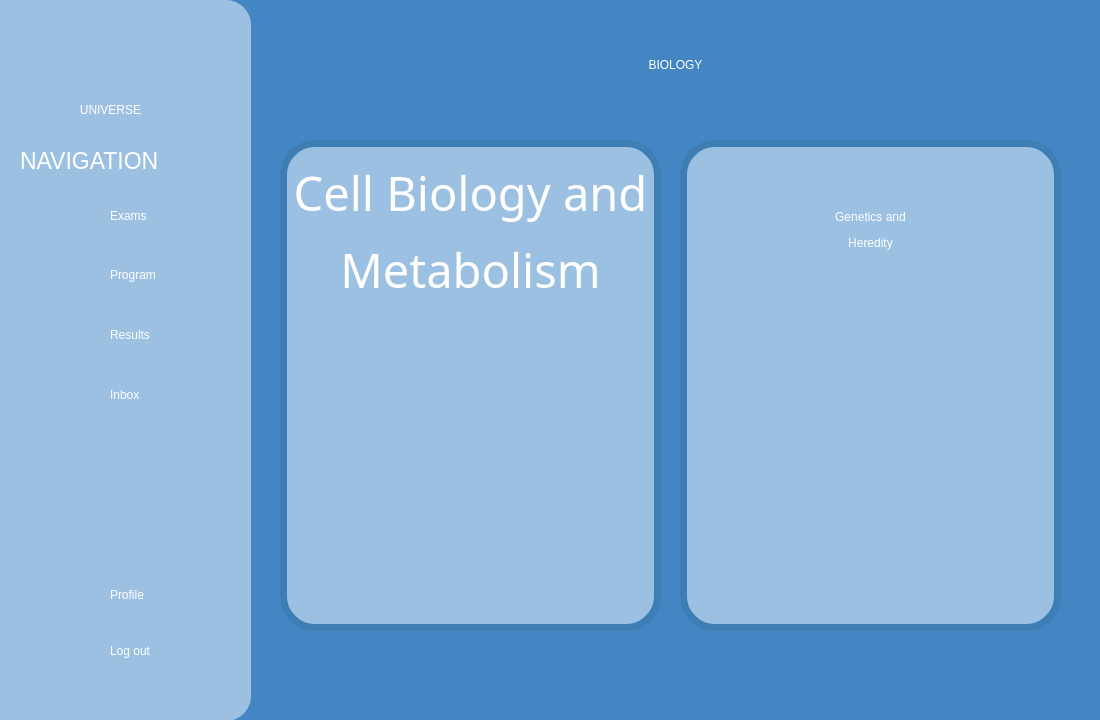
<?xml version="1.0" encoding="UTF-8"?>
<ui version="4.0">
 <class>biology</class>
 <widget class="QWidget" name="biology">
  <property name="geometry">
   <rect>
    <x>0</x>
    <y>0</y>
    <width>1100</width>
    <height>720</height>
   </rect>
  </property>
  <property name="windowTitle">
   <string>Form</string>
  </property>
  <widget class="QFrame" name="frame_2">
   <property name="geometry">
    <rect>
     <x>0</x>
     <y>0</y>
     <width>251</width>
     <height>721</height>
    </rect>
   </property>
   <property name="styleSheet">
    <string notr="true">background-color:rgb(155, 192, 226);
border:0px;
border-top-right-radius: 25px;
border-bottom-right-radius: 25px;</string>
   </property>
   <property name="frameShape">
    <enum>QFrame::Shape::StyledPanel</enum>
   </property>
   <property name="frameShadow">
    <enum>QFrame::Shadow::Raised</enum>
   </property>
   <widget class="QLabel" name="exams_Icon">
    <property name="geometry">
     <rect>
      <x>50</x>
      <y>190</y>
      <width>51</width>
      <height>51</height>
     </rect>
    </property>
    <property name="text">
     <string/>
    </property>
    <property name="pixmap">
     <pixmap>../assets/images/exams_icon.png</pixmap>
    </property>
    <property name="scaledContents">
     <bool>true</bool>
    </property>
   </widget>
   <widget class="QLabel" name="program_Icon">
    <property name="geometry">
     <rect>
      <x>50</x>
      <y>250</y>
      <width>51</width>
      <height>51</height>
     </rect>
    </property>
    <property name="text">
     <string/>
    </property>
    <property name="pixmap">
     <pixmap>../assets/images/program_icon.png</pixmap>
    </property>
    <property name="scaledContents">
     <bool>true</bool>
    </property>
   </widget>
   <widget class="QLabel" name="results_Icon">
    <property name="geometry">
     <rect>
      <x>50</x>
      <y>310</y>
      <width>51</width>
      <height>51</height>
     </rect>
    </property>
    <property name="text">
     <string/>
    </property>
    <property name="pixmap">
     <pixmap>../assets/images/results_icon.png</pixmap>
    </property>
    <property name="scaledContents">
     <bool>true</bool>
    </property>
   </widget>
   <widget class="QLabel" name="inbox_Icon">
    <property name="geometry">
     <rect>
      <x>50</x>
      <y>370</y>
      <width>51</width>
      <height>51</height>
     </rect>
    </property>
    <property name="text">
     <string/>
    </property>
    <property name="pixmap">
     <pixmap>../assets/images/inbox_icon.png</pixmap>
    </property>
    <property name="scaledContents">
     <bool>true</bool>
    </property>
   </widget>
   <widget class="QLabel" name="profile_Icon">
    <property name="geometry">
     <rect>
      <x>50</x>
      <y>570</y>
      <width>51</width>
      <height>51</height>
     </rect>
    </property>
    <property name="text">
     <string/>
    </property>
    <property name="pixmap">
     <pixmap>../assets/images/profile.icon.png</pixmap>
    </property>
    <property name="scaledContents">
     <bool>true</bool>
    </property>
   </widget>
   <widget class="QLabel" name="logout_Icon">
    <property name="geometry">
     <rect>
      <x>53</x>
      <y>630</y>
      <width>51</width>
      <height>51</height>
     </rect>
    </property>
    <property name="text">
     <string/>
    </property>
    <property name="pixmap">
     <pixmap resource="../resources.qrc">:/assets/images/log_out_icon.png</pixmap>
    </property>
    <property name="scaledContents">
     <bool>true</bool>
    </property>
   </widget>
   <widget class="QPushButton" name="logoutButton">
    <property name="geometry">
     <rect>
      <x>110</x>
      <y>620</y>
      <width>101</width>
      <height>61</height>
     </rect>
    </property>
    <property name="styleSheet">
     <string notr="true">font: 15pt &quot;Allerta&quot;;
color:white;
text-align:left;</string>
    </property>
    <property name="text">
     <string>Log out</string>
    </property>
   </widget>
   <widget class="QPushButton" name="examsButton">
    <property name="geometry">
     <rect>
      <x>110</x>
      <y>195</y>
      <width>71</width>
      <height>41</height>
     </rect>
    </property>
    <property name="styleSheet">
     <string notr="true">font: 15pt &quot;Allerta&quot;;
color:white;
text-align:left;</string>
    </property>
    <property name="text">
     <string>Exams</string>
    </property>
   </widget>
   <widget class="QPushButton" name="programButton">
    <property name="geometry">
     <rect>
      <x>110</x>
      <y>260</y>
      <width>111</width>
      <height>29</height>
     </rect>
    </property>
    <property name="whatsThis">
     <string>&lt;html&gt;&lt;head/&gt;&lt;body&gt;&lt;p&gt;sadas&lt;/p&gt;&lt;/body&gt;&lt;/html&gt;</string>
    </property>
    <property name="styleSheet">
     <string notr="true">font: 15pt &quot;Allerta&quot;;
color:white;
text-align:left;</string>
    </property>
    <property name="text">
     <string>Program</string>
    </property>
   </widget>
   <widget class="QPushButton" name="resultsButton">
    <property name="geometry">
     <rect>
      <x>110</x>
      <y>320</y>
      <width>91</width>
      <height>29</height>
     </rect>
    </property>
    <property name="styleSheet">
     <string notr="true">font: 15pt &quot;Allerta&quot;;
color:white;
text-align:left;</string>
    </property>
    <property name="text">
     <string>Results</string>
    </property>
   </widget>
   <widget class="QPushButton" name="inboxButton">
    <property name="geometry">
     <rect>
      <x>110</x>
      <y>380</y>
      <width>71</width>
      <height>29</height>
     </rect>
    </property>
    <property name="styleSheet">
     <string notr="true">font: 15pt &quot;Allerta&quot;;
color:white;
text-align:left;</string>
    </property>
    <property name="text">
     <string>Inbox</string>
    </property>
   </widget>
   <widget class="QPushButton" name="profileButton">
    <property name="geometry">
     <rect>
      <x>110</x>
      <y>580</y>
      <width>86</width>
      <height>29</height>
     </rect>
    </property>
    <property name="styleSheet">
     <string notr="true">font: 15pt &quot;Allerta&quot;;
color:white;
text-align:left;</string>
    </property>
    <property name="text">
     <string>Profile</string>
    </property>
   </widget>
   <widget class="QLabel" name="navigationLabel">
    <property name="geometry">
     <rect>
      <x>20</x>
      <y>130</y>
      <width>231</width>
      <height>61</height>
     </rect>
    </property>
    <property name="styleSheet">
     <string notr="true">font: 17pt;
color:white;</string>
    </property>
    <property name="text">
     <string>NAVIGATION</string>
    </property>
   </widget>
   <widget class="QLabel" name="logoIcon">
    <property name="geometry">
     <rect>
      <x>45</x>
      <y>-10</y>
      <width>141</width>
      <height>141</height>
     </rect>
    </property>
    <property name="text">
     <string/>
    </property>
    <property name="pixmap">
     <pixmap resource="../resources.qrc">:/assets/images/Logo1.png</pixmap>
    </property>
    <property name="scaledContents">
     <bool>true</bool>
    </property>
   </widget>
   <widget class="QLabel" name="label">
    <property name="geometry">
     <rect>
      <x>60</x>
      <y>100</y>
      <width>101</width>
      <height>20</height>
     </rect>
    </property>
    <property name="styleSheet">
     <string notr="true">color:white;
font: 600 12pt &quot;Crimson Text Semibold&quot;;</string>
    </property>
    <property name="text">
     <string>&lt;html&gt;&lt;head/&gt;&lt;body&gt;&lt;p align=&quot;center&quot;&gt;UNIVERSE&lt;/p&gt;&lt;/body&gt;&lt;/html&gt;</string>
    </property>
   </widget>
  </widget>
  <widget class="QLabel" name="background">
   <property name="geometry">
    <rect>
     <x>0</x>
     <y>0</y>
     <width>1101</width>
     <height>721</height>
    </rect>
   </property>
   <property name="styleSheet">
    <string notr="true">background-color: #4486c3;</string>
   </property>
   <property name="text">
    <string/>
   </property>
  </widget>
  <widget class="QLabel" name="biologyTitle">
   <property name="geometry">
    <rect>
     <x>530</x>
     <y>20</y>
     <width>291</width>
     <height>91</height>
    </rect>
   </property>
   <property name="styleSheet">
    <string notr="true">color:white;
font: 50pt &quot;Aura&quot;;</string>
   </property>
   <property name="text">
    <string>&lt;html&gt;&lt;head/&gt;&lt;body&gt;&lt;p align=&quot;center&quot;&gt;BIOLOGY&lt;/p&gt;&lt;/body&gt;&lt;/html&gt;</string>
   </property>
  </widget>
  <widget class="QLabel" name="section1_Box">
   <property name="geometry">
    <rect>
     <x>680</x>
     <y>140</y>
     <width>381</width>
     <height>491</height>
    </rect>
   </property>
   <property name="styleSheet">
    <string notr="true">background-color:rgb(155, 192, 226);
border:7px solid #3F7DB5;
border-radius:35px;</string>
   </property>
   <property name="text">
    <string/>
   </property>
  </widget>
  <widget class="QLabel" name="section1_Box_2">
   <property name="geometry">
    <rect>
     <x>280</x>
     <y>140</y>
     <width>381</width>
     <height>491</height>
    </rect>
   </property>
   <property name="styleSheet">
    <string notr="true">background-color:rgb(155, 192, 226);
border:7px solid #3F7DB5;
border-radius:35px;</string>
   </property>
   <property name="text">
    <string/>
   </property>
  </widget>
  <widget class="QLabel" name="section1_Title">
   <property name="geometry">
    <rect>
     <x>285</x>
     <y>160</y>
     <width>371</width>
     <height>131</height>
    </rect>
   </property>
   <property name="font">
    <font>
     <family>Aura</family>
     <pointsize>35</pointsize>
     <italic>false</italic>
     <bold>false</bold>
    </font>
   </property>
   <property name="styleSheet">
    <string notr="true">color:white;
font: 35pt &quot;Aura&quot;;</string>
   </property>
   <property name="text">
    <string>&lt;html&gt;&lt;head/&gt;&lt;body&gt;&lt;p align=&quot;center&quot;&gt;Cell Biology and&lt;/p&gt;&lt;p align=&quot;center&quot;&gt; Metabolism&lt;/p&gt;&lt;/body&gt;&lt;/html&gt;</string>
   </property>
  </widget>
  <widget class="QLabel" name="section2_Title">
   <property name="geometry">
    <rect>
     <x>690</x>
     <y>160</y>
     <width>361</width>
     <height>141</height>
    </rect>
   </property>
   <property name="styleSheet">
    <string notr="true">color:white;
font: 40pt &quot;Aura&quot;;</string>
   </property>
   <property name="text">
    <string>&lt;html&gt;&lt;head/&gt;&lt;body&gt;&lt;p align=&quot;center&quot;&gt;Genetics and&lt;/p&gt;&lt;p align=&quot;center&quot;&gt; Heredity&lt;/p&gt;&lt;/body&gt;&lt;/html&gt;</string>
   </property>
  </widget>
  <widget class="QLabel" name="cellPicture">
   <property name="geometry">
    <rect>
     <x>350</x>
     <y>300</y>
     <width>241</width>
     <height>241</height>
    </rect>
   </property>
   <property name="text">
    <string/>
   </property>
   <property name="pixmap">
    <pixmap resource="../resources.qrc">:/assets/images/cell_biology_and_metabolism_icon.png</pixmap>
   </property>
   <property name="scaledContents">
    <bool>true</bool>
   </property>
  </widget>
  <widget class="QLabel" name="geneticsPicture">
   <property name="geometry">
    <rect>
     <x>750</x>
     <y>300</y>
     <width>241</width>
     <height>241</height>
    </rect>
   </property>
   <property name="text">
    <string/>
   </property>
   <property name="pixmap">
    <pixmap resource="../resources.qrc">:/assets/images/genetics_and_heredity_icon.png</pixmap>
   </property>
   <property name="scaledContents">
    <bool>true</bool>
   </property>
  </widget>
  <zorder>background</zorder>
  <zorder>frame_2</zorder>
  <zorder>biologyTitle</zorder>
  <zorder>section1_Box</zorder>
  <zorder>section1_Box_2</zorder>
  <zorder>section1_Title</zorder>
  <zorder>section2_Title</zorder>
  <zorder>cellPicture</zorder>
  <zorder>geneticsPicture</zorder>
 </widget>
 <resources>
  <include location="../resources.qrc"/>
 </resources>
 <connections/>
</ui>
